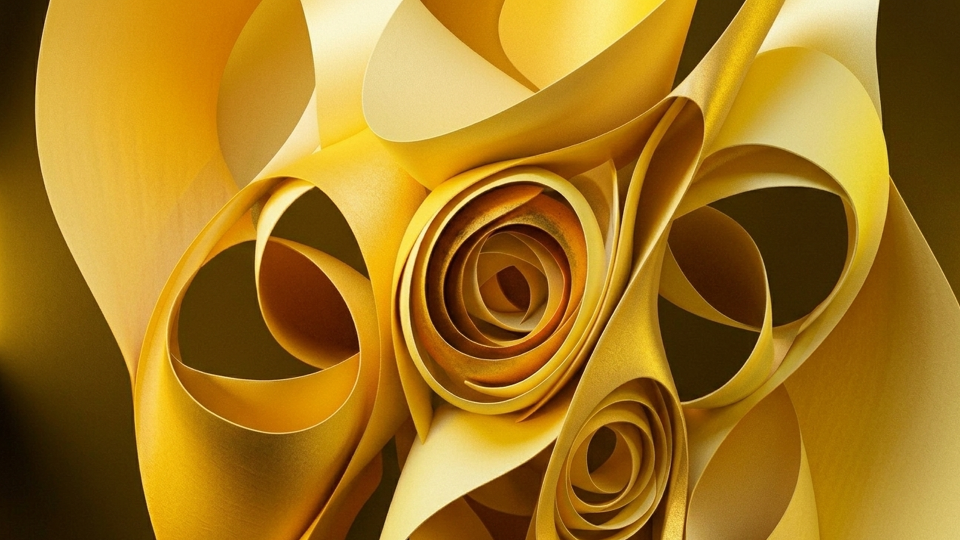
#> input picture assets/wallpapers/wall3.png, 1920 x 1080 px, found by its file name (shown at 1/2 size)
$ python create_wallpaper_c.py
#> lines starting #> are read from the running program, lines starting #| are printed output that depends on the picture
from PIL import Image

w3 = Image.open("/mnt/c/Dev/NexusOS-P6P/assets/wallpapers/wall3.png")
#> w3 is the input picture: PIL image 1920x1080 RGBA; mean R, G, B, A 162.9, 119.1, 32, 255

target_w, target_h = 1440, 3040
crop_w = int(1080 * target_w / target_h) # 511
left = (1920 - crop_w) // 2

# Crop portrait
crop = w3.crop((left, 0, left + crop_w, 1080))
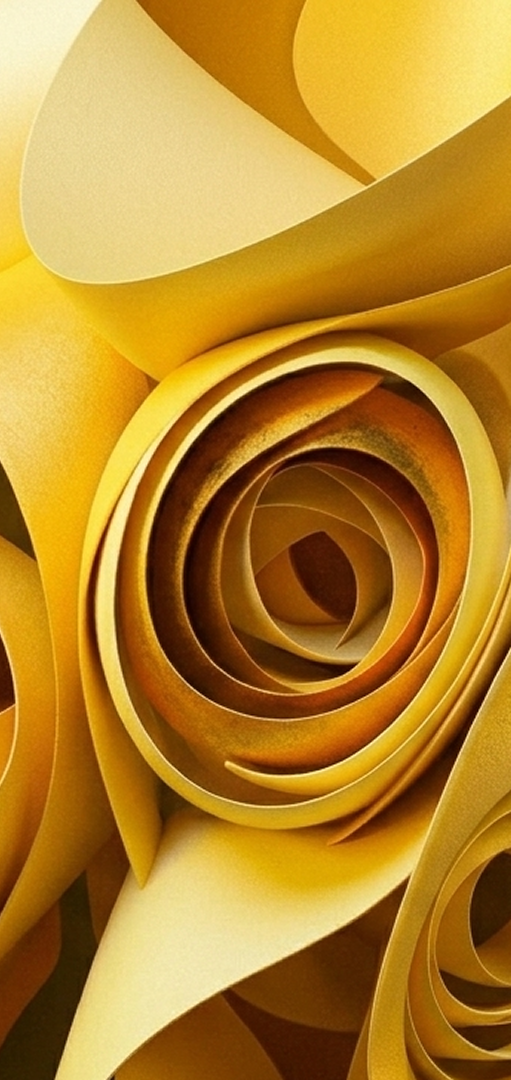
#> crop: PIL image 511x1080 RGBA; mean R, G, B, A 182.1, 133.5, 44, 255
thumb = crop.resize((360, 760), Image.LANCZOS).convert("RGB")

W, H = 360, 760
pixels = []
for y in range(H):
    for x in range(W):
        r, g, b = thumb.getpixel((x, y))
        rgb565 = ((r & 0xF8) << 8) | ((g & 0xFC) << 3) | (b >> 3)
        pixels.append(rgb565)
#> after the loop, pixels = 273600 items

# Write header
with open("/mnt/c/Dev/NexusOS-P6P/kernel/drivers/gpu/gs101/wallpaper_wall3.h", "w") as f:
    f.write("""#ifndef NEXUS_WALLPAPER_WALL3_H
#define NEXUS_WALLPAPER_WALL3_H

#include <stdint.h>

#define WALLPAPER_W 360
#define WALLPAPER_H 760

extern const uint16_t g_wallpaper_wall3[WALLPAPER_W * WALLPAPER_H];

#endif
""")

# Write C file
with open("/mnt/c/Dev/NexusOS-P6P/kernel/drivers/gpu/gs101/wallpaper_wall3.c", "w") as f:
    f.write('#include "wallpaper_wall3.h"\n\n')
    f.write('const uint16_t g_wallpaper_wall3[WALLPAPER_W * WALLPAPER_H] = {\n')
    for i in range(0, len(pixels), 16):
        chunk = pixels[i:i+16]
        hex_chunk = [f"0x{px:04X}" for px in chunk]
        line = ", ".join(hex_chunk)
        if i + 16 < len(pixels):
            line += ","
        f.write("    " + line + "\n")
#> this loop made 17100 passes
#> i on passes 2 to 4: 16, 32, 48
    f.write("};\n")

print("Created wallpaper_wall3.h and wallpaper_wall3.c successfully!")

$ run again, with assets/wallpapers/wall1.png copied over assets/wallpapers/wall3.png
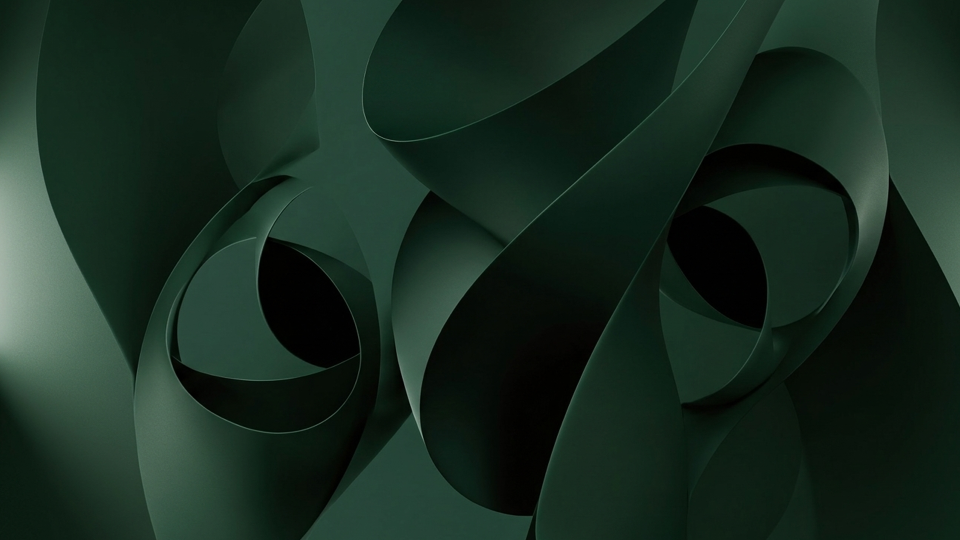
#> input picture assets/wallpapers/wall1.png, 1920 x 1080 px, found by its file name (shown at 1/2 size)
#> w3 is the input picture: PIL image 1920x1080 RGBA; mean R, G, B, A 23.5, 42.8, 32, 255
#> `crop = w3.crop((left, 0, left + crop_w, 1080))`:
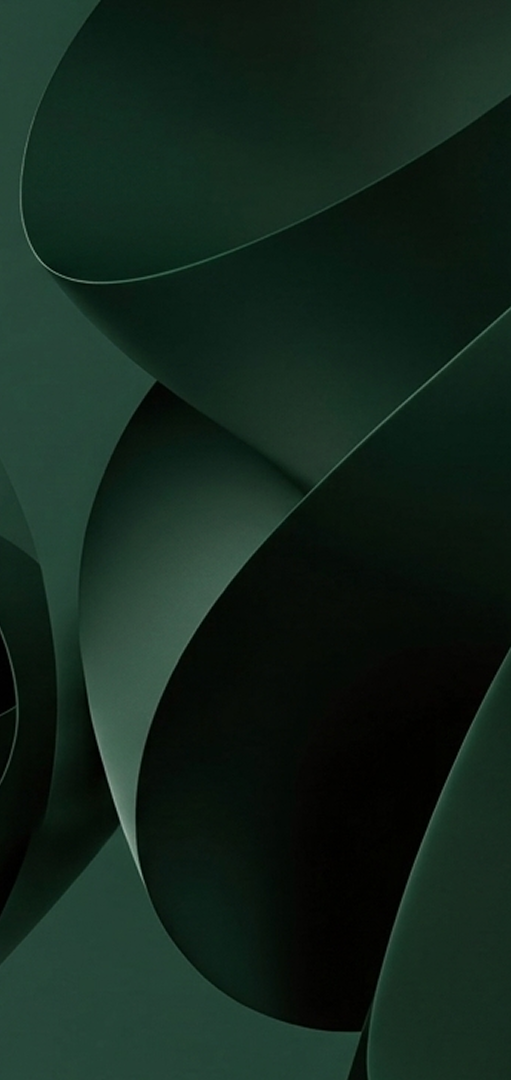
#> crop: PIL image 511x1080 RGBA; mean R, G, B, A 19, 37.5, 27.8, 255
#> after the loop `for y in range(H):`: pixels = 273600 items
#> the loop `for i in range(0, len(pixels), 16):` made 17100 passes
#> i on passes 2 to 4: 16, 32, 48

$ run again, with assets/wallpapers/wall2.png copied over assets/wallpapers/wall3.png
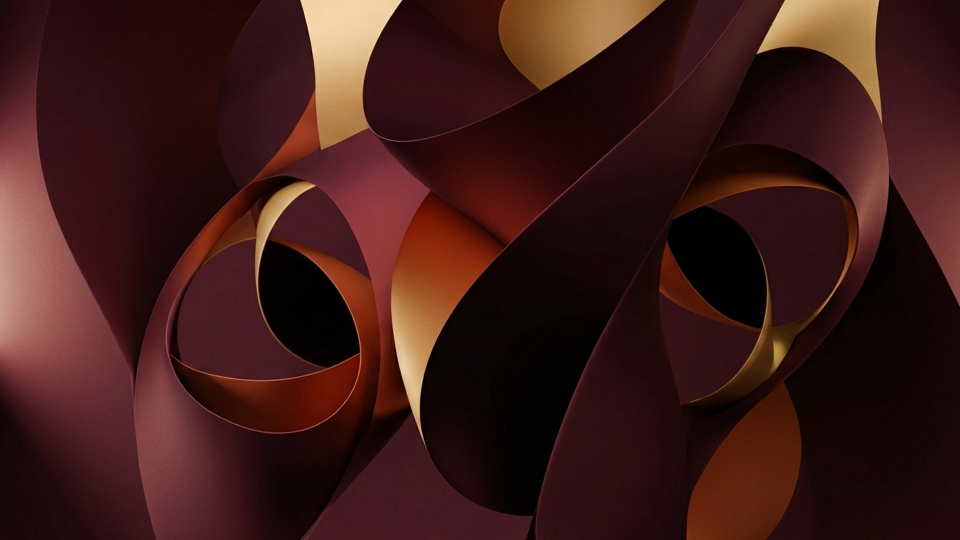
#> input picture assets/wallpapers/wall2.png, 1920 x 1080 px, found by its file name (shown at 1/2 size)
#> w3 is the input picture: PIL image 1920x1080 RGBA; mean R, G, B, A 61.6, 26.8, 23.9, 255
#> `crop = w3.crop((left, 0, left + crop_w, 1080))`:
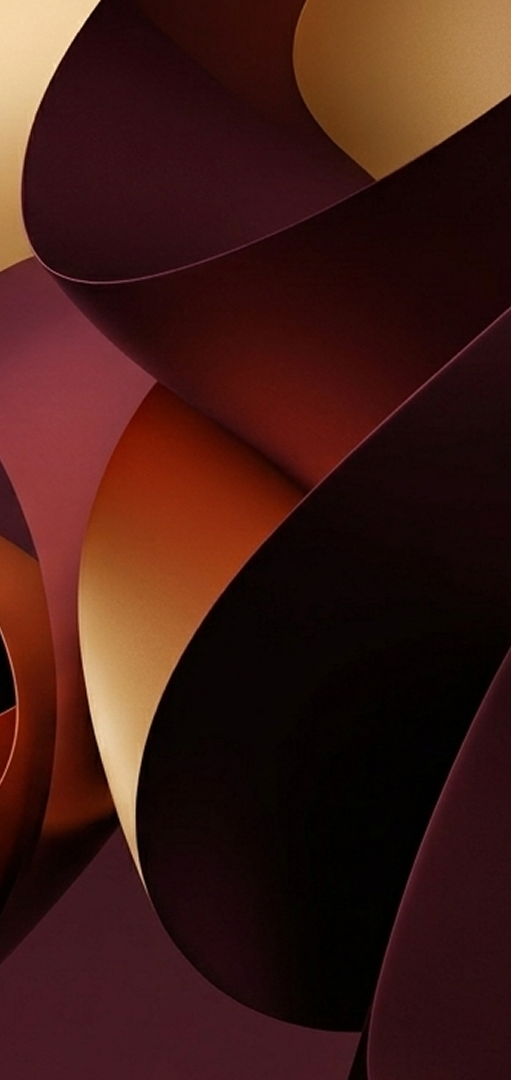
#> crop: PIL image 511x1080 RGBA; mean R, G, B, A 63.6, 27.3, 21.7, 255
#> after the loop `for y in range(H):`: pixels = 273600 items
#> the loop `for i in range(0, len(pixels), 16):` made 17100 passes
#> i on passes 2 to 4: 16, 32, 48

$ run again, with assets/wallpapers/wall4.png copied over assets/wallpapers/wall3.png
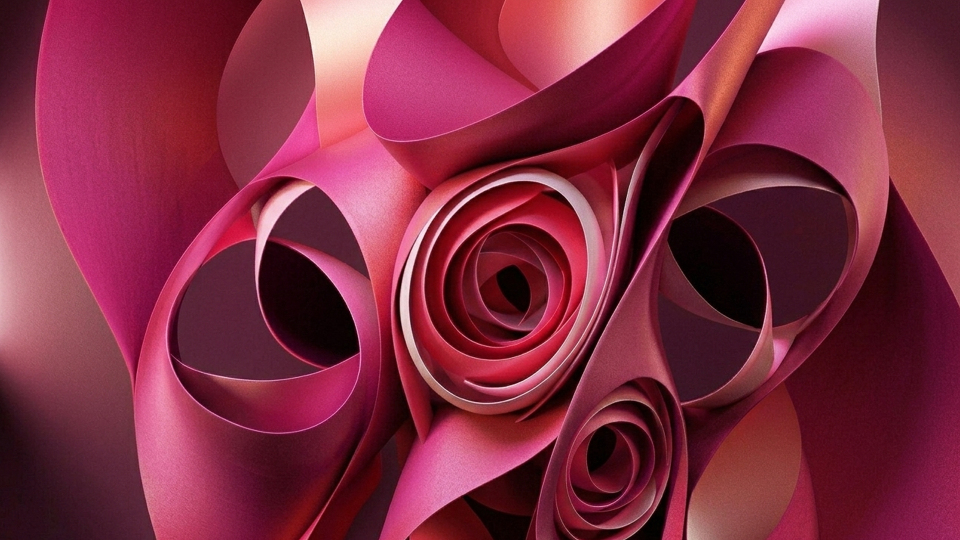
#> input picture assets/wallpapers/wall4.png, 1920 x 1080 px, found by its file name (shown at 1/2 size)
#> w3 is the input picture: PIL image 1920x1080 RGBA; mean R, G, B, A 129.1, 44.2, 65.4, 255
#> `crop = w3.crop((left, 0, left + crop_w, 1080))`:
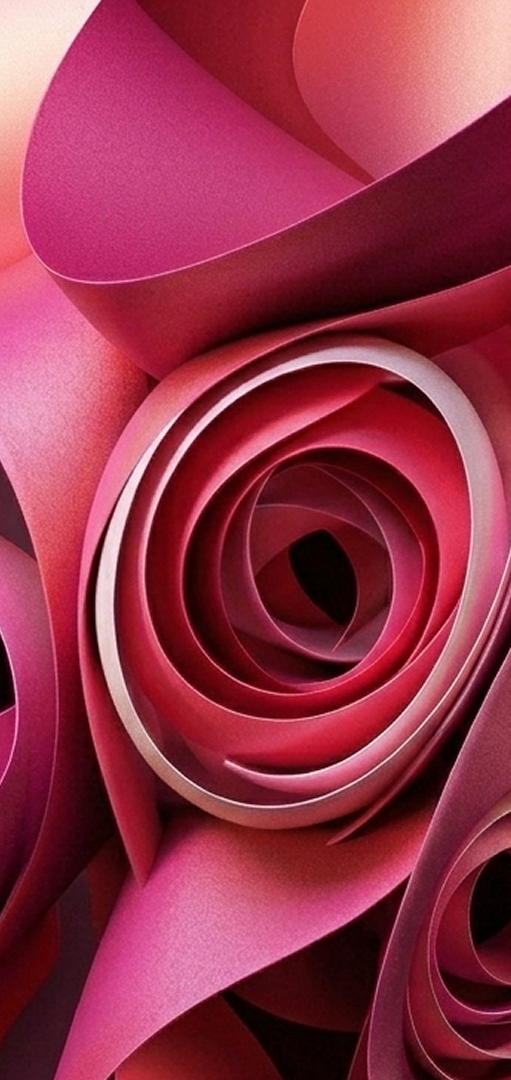
#> crop: PIL image 511x1080 RGBA; mean R, G, B, A 147.5, 50.1, 71.8, 255
#> after the loop `for y in range(H):`: pixels = 273600 items
#> the loop `for i in range(0, len(pixels), 16):` made 17100 passes
#> i on passes 2 to 4: 16, 32, 48
